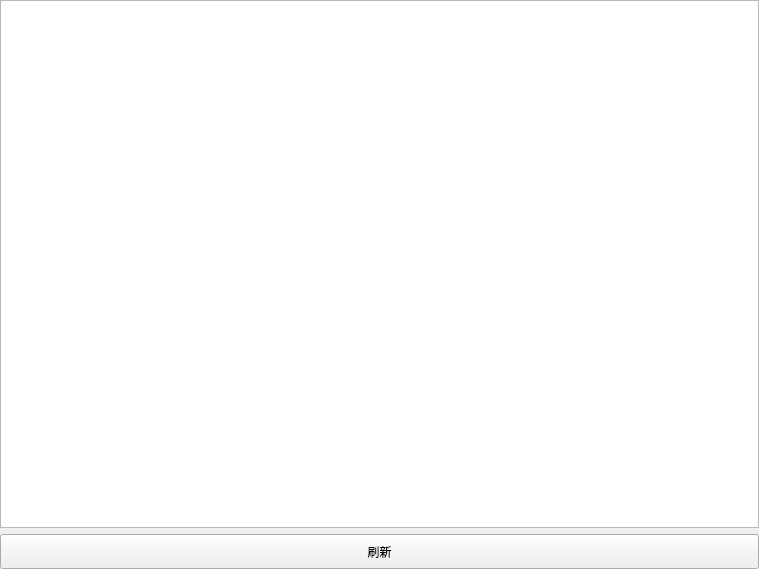
<?xml version="1.0" encoding="UTF-8"?>
<ui version="4.0">
 <class>KHistoryOrder</class>
 <widget class="QWidget" name="KHistoryOrder">
  <property name="geometry">
   <rect>
    <x>0</x>
    <y>0</y>
    <width>759</width>
    <height>569</height>
   </rect>
  </property>
  <property name="windowTitle">
   <string>KHistoryOrder</string>
  </property>
  <layout class="QVBoxLayout" name="verticalLayout_2">
   <property name="spacing">
    <number>0</number>
   </property>
   <property name="leftMargin">
    <number>0</number>
   </property>
   <property name="topMargin">
    <number>0</number>
   </property>
   <property name="rightMargin">
    <number>0</number>
   </property>
   <property name="bottomMargin">
    <number>0</number>
   </property>
   <item>
    <layout class="QVBoxLayout" name="verticalLayout">
     <item>
      <widget class="QTableView" name="tableViewHistoryPage"/>
     </item>
     <item>
      <widget class="QPushButton" name="btnHistoryPageRefresh">
       <property name="minimumSize">
        <size>
         <width>0</width>
         <height>35</height>
        </size>
       </property>
       <property name="text">
        <string>刷新</string>
       </property>
      </widget>
     </item>
    </layout>
   </item>
  </layout>
 </widget>
 <layoutdefault spacing="6" margin="11"/>
 <resources/>
 <connections/>
</ui>
